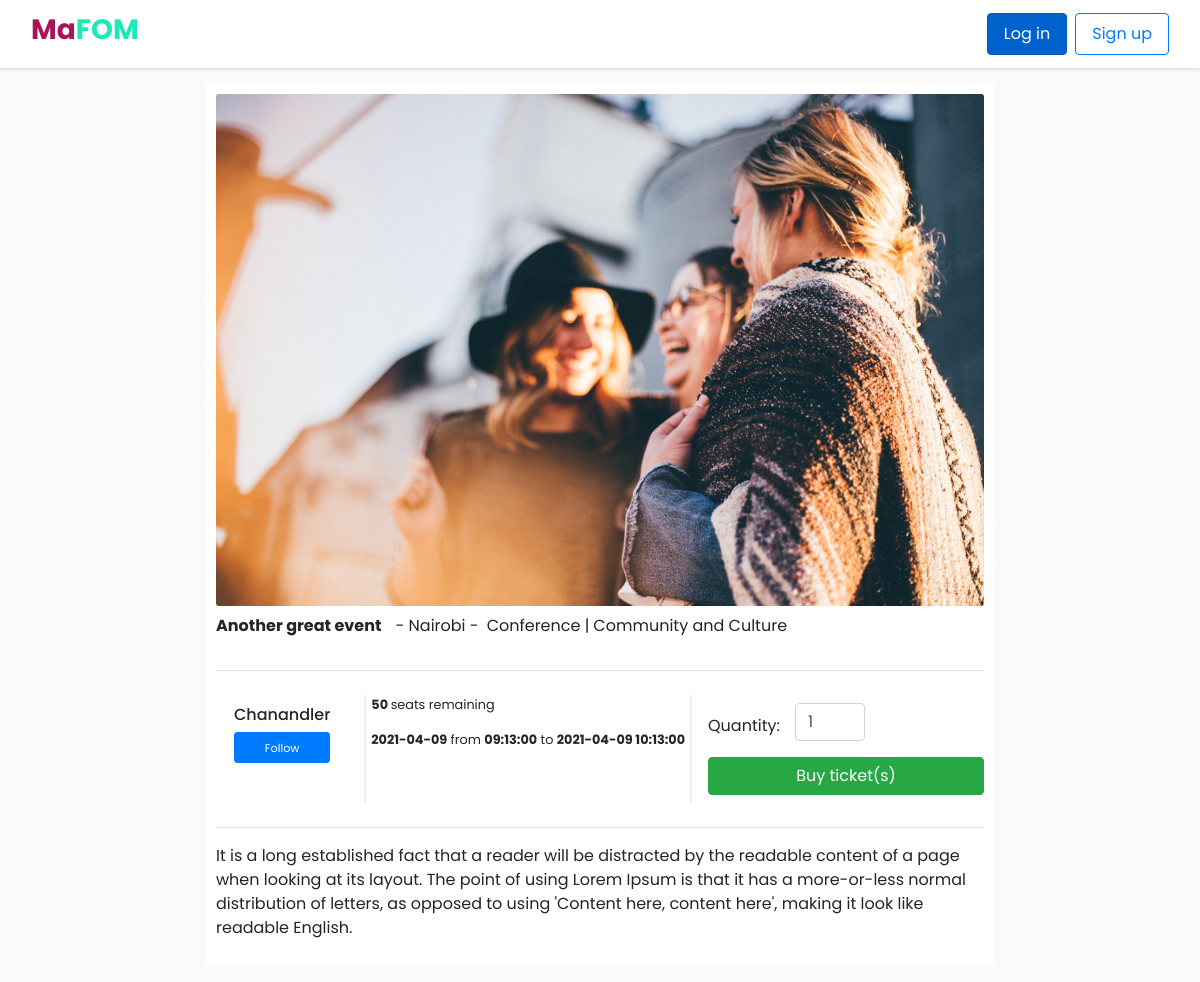
The page /event.php?eid=7 on the database its author committed.
### tables this page shows
CREATE TABLE `events` (
  `event_id` int(11) NOT NULL,
  `name` varchar(255) NOT NULL,
  `evn_location` varchar(255) NOT NULL,
  `description` text NOT NULL,
  `type_id` int(11) NOT NULL,
  `category_id` int(11) NOT NULL,
  `start_date` date NOT NULL,
  `start_time` time NOT NULL,
  `end_date` date NOT NULL,
  `end_time` time NOT NULL,
  `capacity` int(11) NOT NULL,
  `price` int(11) NOT NULL,
  `user_id` int(11) NOT NULL,
  `event_poster` varchar(255) DEFAULT NULL,
  `hasTickets` tinyint(1) NOT NULL DEFAULT 0
);

CREATE TABLE `types` (
  `type_id` int(11) NOT NULL,
  `type_name` varchar(255) NOT NULL
);

CREATE TABLE `categories` (
  `category_id` int(11) NOT NULL,
  `category_name` varchar(255) NOT NULL
);

CREATE TABLE `users` (
  `user_id` int(11) NOT NULL,
  `first_name` varchar(255) NOT NULL,
  `last_name` varchar(255) NOT NULL,
  `username` varchar(255) NOT NULL,
  `email` varchar(255) NOT NULL,
  `phone` varchar(255) NOT NULL,
  `location` varchar(255) NOT NULL,
  `password` varchar(522) NOT NULL,
  `avatar` varchar(255) NOT NULL DEFAULT 'https://img.icons8.com/emoji/58/000000/man-dark-skin-tone.png',
  `isBlocked` tinyint(1) NOT NULL DEFAULT 0
);

### public/models/Event.php (called while the page is built, shortened)
<?php
class Event{
    public static function getSingleEvent($id) {
        $pdo = establishCONN();
        $stmt = $pdo->prepare("SELECT * FROM events, types, categories WHERE event_id = :eid AND events.type_id = types.type_id AND events.category_id = categories.category_id");
        $stmt->bindValue(':eid', $id);
        $stmt->execute();
        return $stmt->fetch(PDO::FETCH_ASSOC);
    }
}
?>

### public/models/User.php (called while the page is built, shortened)
<?php
class User{
    public static function getSingleUser($id) {
        $pdo = establishCONN();
        $stmt = $pdo->prepare("SELECT * FROM users  WHERE user_id = :id");
        $stmt->bindValue(':id', $id);
        $stmt->execute();
        return $stmt->fetch(PDO::FETCH_ASSOC);
    }
}
?>

### public/event.php (the view, shortened to what this page needs)
<?php
require_once "./models/Event.php";
require_once "./models/User.php";
$eid = $_GET["eid"];
$uid = $_GET["uid"];
$event = Event::getSingleEvent($eid);
$host = User::getSingleUser($event["user_id"]);
$flw = User::getFollowing($event["user_id"], $uid);
?>
<?php include_once "includes/header.php" ?>
    <section class="an-evn-s">
        <div class="container pl-center">
            <div class="an-evn my-3">
                <img src="<?php echo $event["event_poster"] ?>" alt="">
                <div class="an-evn-dets">
                    <div class="an-evn-ttl my-2 d-flex" style="white-space: nowrap;">
                        <p style="margin-right: 10px"><b><?php echo $event["name"] ?></b></p>
                        <p class="mx-1"> - <?php echo $event["evn_location"] ?> -</p>
                        <p class="mx-1"><?php echo $event["type_name"] ?> | </p>
                        <p> <?php echo $event["category_name"] ?></p>
                    </div>
                    <hr>
                    <div class="an-evn-hst d-flex">
                        <div class="host d-flex bg-c my-2 mx-2">
                            <div class="host-text">
                                <h3 class="host-name" style="white-space:nowrap;">
                                    <?php echo $host["username"] ?>
                                </h3>
                                <form action="follow.php?uid=<?php echo $event["user_id"] ?>&fid=<?php echo $uid ?>&eid=<?php echo $event["event_id"] ?>" method="POST">
                                    <?php if($event["user_id"] != $uid) {?>
                                        <?php if(empty($flw)) {?>
                                            <button class="btn btn-primary btn-sm btn-block"><small>Follow</small></button>
                                        <?php } else {?>
                                            <a href="#" class="btn btn-link btn-sm btn-block">Following</a>
                                        <?php } ?>
                                    <?php }?>
                                </form>
                            </div>
                        </div>
                        <div class="an-evn-cpt my-2 mx-3">
                            <p style="font-size: .8rem;">
                                <?php if($event["capacity"] <= 0){ ?>
                                    <b> SOLD OUT!</b>
                                <?php } else {?>
                                    <b>
                                        <?php echo $event["capacity"] ?>
                                    </b> seats remaining
                                <?php } ?>
                            </p>
                            <div class="an-evn-date my-2">
                                <p style="font-size: .8rem; white-space: nowrap;" > <b><?php echo $event["start_date"] ?></b> from <b><?php echo $event["start_time"] ?></b> to  <b><?php echo $event["end_date"] ?> <?php echo $event["end_time"] ?></b> </p>
                            </div>
                        </div>
                        <div class="an-evn-buy my-3 mb-3">
                            <form action="" method="POST" class="form-inline">
                                <?php if($event["user_id"] != $uid) {?>
                                    <div class="form-group mb-2">
                                        <label for="pname">Quantity:</label>
                                    </div>
                                    <div class="form-group col-md-4 mb-3">
                                        <input type="number" class="form-control" name="numT" value="1" style="width: 70px;" required>
                                    </div>
                                    <?php if($event["capacity"] <= 0){ ?>
                                        <a href="#" class="btn btn-light btn-block"> <b>SOLD OUT!</b> </a>
                                    <?php } else { ?>
                                        <button type="submit" class="btn btn-success btn-block">
                                        <?php if($event["price"] == 0) {?>
                                            <?php echo "Get seat(s) - FREE event" ?>
                                        <?php } else { ?>
                                            <?php echo "Buy ticket(s)" ?>
                                        <?php } ?>
                                        </button>
                                    <?php } ?>
                                <?php }?>
                            </form>
                        </div>
                    </div>
                    <hr>
                    <div class="an-evn-desc">
                        <p><?php echo $event["description"] ?></p>
                    </div>
                </div>
            </div>
        </div>
    </section>
</body>
</html>

### public/includes/header.php (shortened to what this page needs)
<!DOCTYPE html>
<html lang="en">
<head>
    <link rel="stylesheet" href="https://cdn.jsdelivr.net/npm/bootstrap@4.5.3/dist/css/bootstrap.min.css">
    <link rel="stylesheet" href="/static/styles.css">
</head>
<body>
    <nav class="navbar">
        <div class="container-fluid">
            <a class="navbar-brand" href="index.php">
                <h3><b>Ma<span>FOM</span></b></h3>
            </a>
            <ul class="nav justify-content-end">
                <li class="nav-item">
                  <?php if(isset($_SESSION['uid'])) { ?>
                    <a class="nav-link active mx-2 btn btn-primary" href="logout.php">Log out</a>
                  <?php } else { ?>
                    <a class="nav-link active mx-2 btn btn-primary" href="login.php">Log in</a>
                  <?php } ?>
                </li>
                <li class="nav-item">
                  <?php if(isset($_SESSION['uid'])) { ?>
                    <a class="nav-link" href="#">Hi, <?php echo $_SESSION['uname'] ?></a>
                  <?php } else { ?>
                    <a class="nav-link btn btn-outline-primary" href="register.php">Sign up</a>
                  <?php } ?>
                </li>
              </ul>
        </div>
    </nav>

### public/static/styles.css (style rules this page uses)
:root { --ff: 'Poppins', sans-serif; --ff-secondary: 'Roboto Mono', monospace; --fw-n: 300; --fw-m: 600; --fw-b: 800; --fs-2: 5rem; --fs-p: 1rem; --lightcolor: #ffffff; --lightcontrast: #fafafa; --btncolor: #fab352; --btn-c-color: #ffe4a1; --btn-d-color: #F79D37; --lg: #eceff1; --lg-dark: #656F8D; --pinkish: #ad1457; --dark: #3D3940; --teel: #1de9b6; --sm-font: .7rem; --md-font: 1.1rem; --lg-font: 1.3rem; --spacer: 1rem; --spacer-md: calc(var(--spacer) * 2); --spacer-lg: calc(var(--spacer) * 3); --shadow: rgba(0, 0, 0, 0.16) 0px 1px 4px;; --br-primary-lg: 25px; --br-primary: 5px; --br-secondary: 3px; }
body { font-family: var(--ff); scroll-behavior: smooth; background: var(--lightcontrast); }
nav { position: sticky !important; top: 0; background: var(--lightcolor); box-shadow: var(--shadow); z-index: 2; }
.navbar-brand { font-weight: var(--fw-b) !important; color: var(--pinkish); }
.navbar-brand span { color: var(--teel); }
.host-name { font-size: var(--spacer); }
.bg-c { border-radius: var(--br-primary); padding: 10px; box-shadow: var(--shadow); background: var(--lightcolor); }
.pl-center { display: flex; justify-content: center; align-items: center; }
.an-evn-s { display: grid; place-items: center; }
.an-evn img { width: 100%; object-fit: cover; object-position: center; border-radius: var(--br-secondary); }
.an-evn { background: var(--lightcolor); max-width: 788px; padding: 10px; }
.an-evn .host { box-shadow: none; }
.an-evn-cpt { border-right: var(--lg) 2px solid; border-left: var(--lg) 2px solid; padding: 0 5px; }

### rows shown on the page
events: event_poster (picture), name "Another great event", evn_location "Nairobi", type.type_name "Conference", category.category_name "Community and Culture", capacity "50", start_date "2021-04-09", start_time "09:13:00", end_date "2021-04-09", end_time "10:13:00", description "It is a long established fact that a reader will be distracted by the readable content of a page when looking at its layout. The point of using Lorem Ipsum is that it has a more-or-less normal distribution of letters, as opposed to using 'Content here, content here', making it look like readable English."
users: username "Chanandler"
